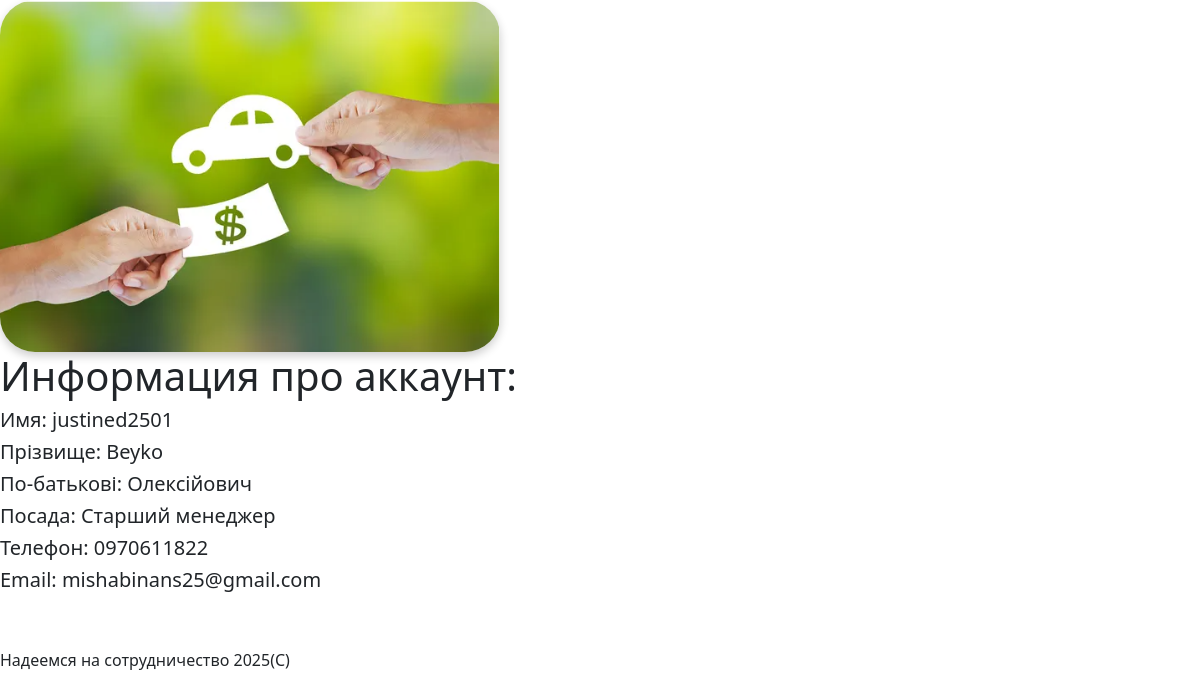
/worker/4/account, run on the app's committed database.
### worker/models.py (models this page shows, shortened)
class User(models.Model):
    name = models.CharField("Iмя", max_length=15)
    surname = models.CharField("Прізвище", max_length=15)
    patronymic = models.CharField("По-батькові", max_length=15)
    post = models.CharField("Посада", max_length=30)
    number = models.CharField("Телефон", max_length=15)
    email = models.EmailField("Email")
    count_of_sold_cars = models.IntegerField("Продано машин")
    sold_car = models.ManyToManyField("Auto")

### worker/views.py (the view)
# urls.py: path('<int:user_id>/account', views.account,name="account"),
def account(request, user_id):
    user = get_object_or_404(User, id=user_id)
    profit = 0
    sales_qs = Sales.objects.filter(worker_id=user_id)
    for sales in sales_qs:
        profit += sales.really_cost
    return render(request, "worker/account.html", {'user': user, "profit": profit})

### worker/templates/worker/account.html (shortened to what this page needs)
{% extends 'main/layout.html' %}
{% block content %}
    <h1>Информация про аккаунт:</h1>
    <h5>Имя: {{ user.name }}</h5>
    <h5>Прізвище: {{ user.surname }}</h5>
    <h5>По-батькові: {{ user.patronymic }}</h5>
    <h5>Посада: {{ user.post }}</h5>
    <h5>Телефон: {{ user.number }}</h5>
    <h5>Email: {{ user.email }}</h5><br><br>
{% endblock %}

### data on the page
User: name "justined2501", surname "Beyko", patronymic "Олексiйович", post "Старший менеджер", number "0970611822", email "mishabinans25@gmail.com"
